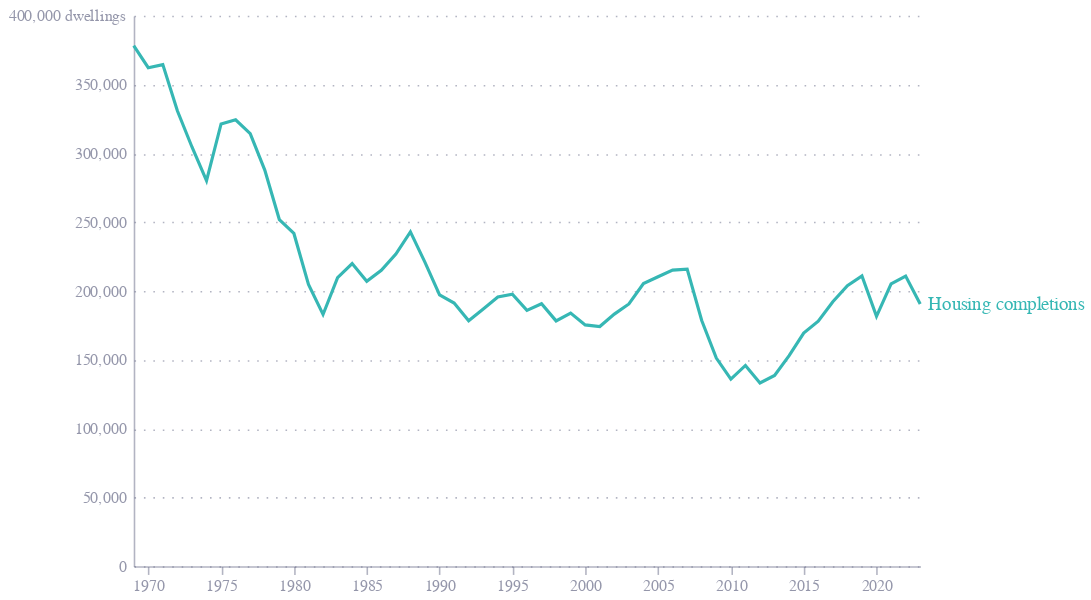

This figure's notebook cell:
### Code cell
base = alt.Chart(df).mark_line().encode(
    x=alt.X('date:T', title=''),
    y=alt.Y('value:Q', title='', axis=alt.Axis(
        labelExpr="datum.label + (datum.value == 400000 ? ' dwellings' : '')",
    )),
    tooltip=['date:T', 'value:Q']
)

line = base.mark_line(
    color="#36B7B4"
)

end_label = base.mark_text(
    color="#36B7B4",
    align='left',
    baseline='middle',
    dx=5,
    fontSize=12
).encode(
    text='label:N',
)

chart = line+end_label
chart = chart.properties(
    width=500,
    height=350
)

chart.save('ukhousebuilding.json', format='json')
chart.save('ukhousebuilding.png', format='png', scale_factor=3)
chart

### Figure 1 — Vega-Lite specification as saved in the notebook (floating-point values rounded to 4 significant figures)
{"config": {"font": "Circular Std", "mark": {"line": {"interpolate": "monotone"}}, "view": {"stroke": "transparent", "width": 400, "height": 300}, "range": {"category": ["#36B7B4", "#E6224B", "#F4C245", "#0063AF", "#00A767", "#179FDB", "#EB5C2E"], "diverging": ["#E6224B", "#E54753", "#C9C9C9", "#179FDB", "#122B39"], "heatmap": ["#C9C9C9", "#179FDB", "#0063AF", "#122B39"], "ordinal": ["#00A767", "#36B7B4", "#179FDB", "#0063AF", "#243B5A"]}, "axisX": {"domainColor": "#676A86", "domainOpacity": 0.5, "grid": false, "labelAngle": 0, "labelColor": "#676A86", "labelOpacity": 0.7, "orient": "bottom", "tickColor": "#676A86", "tickCount": 10, "tickOpacity": 0.5, "title": false, "titleAlign": "center", "titleAnchor": "middle", "titleColor": "#676A86", "titleFontSize": 12, "titleOpacity": 0.8, "titleY": -15}, "axisY": {"domainColor": "#676A86", "domainOpacity": 0.5, "gridColor": "#676A86", "gridDash": [1, 5], "gridOpacity": 0.5, "labelColor": "#676A86", "labelOpacity": 0.7, "labelPadding": 5, "tickColor": "#676A86", "tickCount": 8, "tickOpacity": 0.5, "ticks": false, "titleAlign": "left", "titleAngle": 0, "titleBaseline": "bottom", "titleColor": "#676A86", "titleFontSize": 12, "titleOpacity": 0.8, "titleX": 0, "titleY": -7}}, "layer": [{"mark": {"type": "line", "color": "#36B7B4"}, "encoding": {"tooltip": [{"field": "date", "type": "temporal"}, {"field": "value", "type": "quantitative"}], "x": {"field": "date", "title": "", "type": "temporal"}, "y": {"axis": {"labelExpr": "datum.label + (datum.value == 400000 ? ' dwellings' : '')"}, "field": "value", "title": "", "type": "quantitative"}}}, {"mark": {"type": "text", "align": "left", "baseline": "middle", "color": "#36B7B4", "dx": 5, "fontSize": 12}, "encoding": {"text": {"field": "label", "type": "nominal"}, "tooltip": [{"field": "date", "type": "temporal"}, {"field": "value", "type": "quantitative"}], "x": {"field": "date", "title": "", "type": "temporal"}, "y": {"axis": {"labelExpr": "datum.label + (datum.value == 400000 ? ' dwellings' : '')"}, "field": "value", "title": "", "type": "quantitative"}}}], "data": {"name": "data-18952e10032121a659a5530b6cd318d5"}, "height": 350, "width": 500, "$schema": "https://vega.github.io/schema/vega-lite/v5.20.1.json", "datasets": {"data-18952e10032121a659a5530b6cd318d5": [{"date": "1969-01-01T00:00:00", "value": 378320, "label": ""}, {"date": "1970-01-01T00:00:00", "value": 362220, "label": ""}, {"date": "1971-01-01T00:00:00", "value": 364480, "label": ""}, {"date": "1972-01-01T00:00:00", "value": 330930, "label": ""}, {"date": "1973-01-01T00:00:00", "value": 304630, "label": ""}, {"date": "1974-01-01T00:00:00", "value": 280200, "label": ""}, {"date": "1975-01-01T00:00:00", "value": 321350, "label": ""}, {"date": "1976-01-01T00:00:00", "value": 324380, "label": ""}, {"date": "1977-01-01T00:00:00", "value": 314310, "label": ""}, {"date": "1978-01-01T00:00:00", "value": 287850, "label": ""}, {"date": "1979-01-01T00:00:00", "value": 251930, "label": ""}, {"date": "1980-01-01T00:00:00", "value": 241820, "label": ""}, {"date": "1981-01-01T00:00:00", "value": 204860, "label": ""}, {"date": "1982-01-01T00:00:00", "value": 182960, "label": ""}, {"date": "1983-01-01T00:00:00", "value": 209690, "label": ""}, {"date": "1984-01-01T00:00:00", "value": 219910, "label": ""}, {"date": "1985-01-01T00:00:00", "value": 207030, "label": ""}, {"date": "1986-01-01T00:00:00", "value": 215100, "label": ""}, {"date": "1987-01-01T00:00:00", "value": 226880, "label": ""}, {"date": "1988-01-01T00:00:00", "value": 242920, "label": ""}, {"date": "1989-01-01T00:00:00", "value": 220850, "label": ""}, {"date": "1990-01-01T00:00:00", "value": 197210, "label": ""}, {"date": "1991-01-01T00:00:00", "value": 191240, "label": ""}, {"date": "1992-01-01T00:00:00", "value": 178410, "label": ""}, {"date": "1993-01-01T00:00:00", "value": 186850, "label": ""}, {"date": "1994-01-01T00:00:00", "value": 195590, "label": ""}, {"date": "1995-01-01T00:00:00", "value": 197710, "label": ""}, {"date": "1996-01-01T00:00:00", "value": 185940, "label": ""}, {"date": "1997-01-01T00:00:00", "value": 190760, "label": ""}, {"date": "1998-01-01T00:00:00", "value": 178290, "label": ""}, {"date": "1999-01-01T00:00:00", "value": 184010, "label": ""}, {"date": "2000-01-01T00:00:00", "value": 175380, "label": ""}, {"date": "2001-01-01T00:00:00", "value": 174200, "label": ""}, {"date": "2002-01-01T00:00:00", "value": 183220, "label": ""}, {"date": "2003-01-01T00:00:00", "value": 190590, "label": ""}, {"date": "2004-01-01T00:00:00", "value": 205400, "label": ""}, {"date": "2005-01-01T00:00:00", "value": 210320, "label": ""}, {"date": "2006-01-01T00:00:00", "value": 215220, "label": ""}, {"date": "2007-01-01T00:00:00", "value": 215860, "label": ""}, {"date": "2008-01-01T00:00:00", "value": 178570, "label": ""}, {"date": "2009-01-01T00:00:00", "value": 151230, "label": ""}, {"date": "2010-01-01T00:00:00", "value": 136020, "label": ""}, {"date": "2011-01-01T00:00:00", "value": 145930, "label": ""}, {"date": "2012-01-01T00:00:00", "value": 133160, "label": ""}, {"date": "2013-01-01T00:00:00", "value": 138650, "label": ""}, {"date": "2014-01-01T00:00:00", "value": 153020, "label": ""}, {"date": "2015-01-01T00:00:00", "value": 169380, "label": ""}, {"date": "2016-01-01T00:00:00", "value": 178030, "label": ""}, {"date": "2017-01-01T00:00:00", "value": 192230, "label": ""}, {"date": "2018-01-01T00:00:00", "value": 203870, "label": ""}, {"date": "2019-01-01T00:00:00", "value": 210900, "label": ""}, {"date": "2020-01-01T00:00:00", "value": 181600, "label": ""}, {"date": "2021-01-01T00:00:00", "value": 205150, "label": ""}, {"date": "2022-01-01T00:00:00", "value": 210810, "label": ""}, {"date": "2023-01-01T00:00:00", "value": 190520, "label": "Housing completions"}]}}
